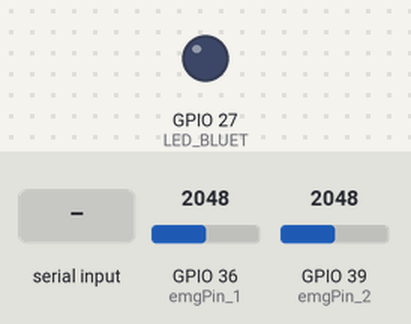
The program below on a simulated ESP32. On the bench: output pins drawn as LEDs (lit = HIGH). The inputs (shaded band) are chosen by the test bench; at power-on: GPIO 36 (emgPin_1) = 2048, GPIO 39 (emgPin_2) = 2048. Nothing arrives over Bluetooth unless stated; what the program prints to the serial monitor is not drawn.

Above: at 2.2 s.
2.3 s: "1" received over the second serial link
At 2.9 s:
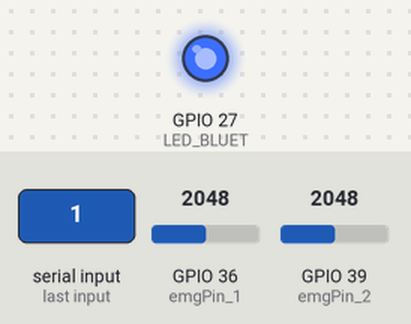
3.8 s: "0" received over the second serial link
At 5.2 s:
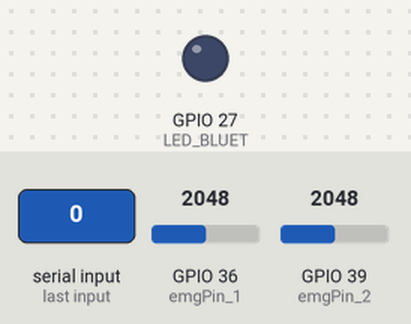
Timing chart, 0 to 6.8 s (numbered marks = the images above; inputs shaded):
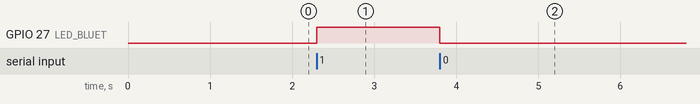

Measured:
- after the input at 2.3 s, GPIO 27 (LED_BLUET): LOW → HIGH at once
- after the input at 3.8 s, GPIO 27 (LED_BLUET): HIGH → LOW at once

The program:

main.cpp
```cpp
#include <Arduino.h>
#include "BluetoothSerial.h" //Header File for Serial Bluetooth, will be added by default into Arduino

BluetoothSerial ESP_BT; //Object for Bluetooth

// Declaración de los pines
const int emgPin_1 = 36; //GPIO number - Sensor 01
const int emgPin_2 = 39; //GPIO number - Sensor 02
const int LED_BLUET = 27; //GPIO number - Bluetooth


// Variables
int incoming_bt = 0;

// Sensor 01
int emgValue_1 = 0; // Captured signal
int output_1 = 0; //Filtered signal
int output_abs_1 = 0; //Positive filtered signal
int output_threshold_1 = 0; //Threshold signal
double output_ma_1 = 0; // Moving Average signal
int Threshold_1 = 0; //Threshold
int temp_output_1 = 0; //Temporal variable of the max value

// Sensor 02
int emgValue_2 = 0; // Captured signal
int output_2 = 0; //Filtered signal
int output_abs_2 = 0; //Positive filtered signal
int output_threshold_2 = 0; //Threshold signal
double output_ma_2 = 0; // Moving Average signal
int Threshold_2 = 0; //Threshold
int temp_output_2 = 0; //Temporal variable of the max value

// Otras variables
int count = 0; //Counter
static int tiempo_reposo = 8; //Time in seconds
bool state_threshold = false; //State of setting threshold

unsigned long timer = 0;
long loopTime = 1000; //Microseconds

// Valores para la media móvil
const unsigned short dim_ma = 500;

/* FILTROS */

// IIR notch filter 60Hz
static float ahf_60_numerator[1][3] = {{0.9876, -1.8365, 0.9876}};
static float ahf_60_denominator[1][3] = {{1 ,-1.8365, 0.9752}};

// IIR notch filter 120Hz
static float ahf_120_numerator[1][3] = {{0.9755, -1.4222, 0.9755}};
static float ahf_120_denominator[1][3] = {{1 ,-1.4222, 0.9510}};

// HighPass filter 20Hz
static float hp_numerator[1][3] = {{0.9150, -1.8299, 0.9150}};
static float hp_denominator[1][3] = {{1 ,-1.8227, 0.8372}};

// LowPass filter 500Hz
static float lp_numerator[1][3] = {{0.9978, 1.9956, 0.9978}};
static float lp_denominator[1][3] = {{1 ,1.9956, 0.9956}};

enum FILTER_TYPE {
    FILTER_TYPE_LOWPASS,
    FILTER_TYPE_HIGHPASS,
    FILTER_TYPE_NOTCH_60,
    FILTER_TYPE_NOTCH_120,
};

class FILTER_2nd {
  private:
    // second-order filter
    float states[2];
    float num[3];
    float den[3];

  public:
    void init(FILTER_TYPE ftype){
      states[0]=0;
      states[1]=0;

      if(ftype == FILTER_TYPE_LOWPASS){
        for (int i =0; i<3; i++){
        num[i] = lp_numerator[0][i];
        den[i] = lp_denominator[0][i];
        }
      }

      if(ftype == FILTER_TYPE_HIGHPASS){
        for (int i =0; i<3; i++){
        num[i] = hp_numerator[0][i];
        den[i] = hp_denominator[0][i];
        }
      }

      if(ftype == FILTER_TYPE_NOTCH_60){
        for (int i =0; i<3; i++){
        num[i] = ahf_60_numerator[0][i];
        den[i] = ahf_60_denominator[0][i];
        }
      }

      if(ftype == FILTER_TYPE_NOTCH_120){
        for (int i =0; i<3; i++){
        num[i] = ahf_120_numerator[0][i];
        den[i] = ahf_120_denominator[0][i];
        }
      }
    }


    float update(float input){
      float tmp = (input-den[1]*states[0]-den[2]*states[1])/den[0];
      float output = num[0]*tmp + num[1]*states[0]+num[2]*states[1];
      // save last states
      states[1] = states[0];
      states[0] = tmp;
      return output;
    }
};
FILTER_2nd AHF_60;
FILTER_2nd AHF_120;
FILTER_2nd LPF;
FILTER_2nd HPF;

class EMG_FILTER{
  private:
    bool notchFilter60Enabled;
    bool notchFilter120Enabled;
    bool lowpassFilterEnabled;
    bool highpassFilterEnabled;

  public:

    void init(bool enableNotch60Filter = true,
              bool enableNotch120Filter = true,
              bool enableHighpassFilter = true,
              bool enableLowpassFilter = true){
      notchFilter60Enabled = enableNotch60Filter;
      notchFilter120Enabled = enableNotch120Filter;
      highpassFilterEnabled = enableHighpassFilter;
      lowpassFilterEnabled = enableLowpassFilter;
      AHF_60.init(FILTER_TYPE_NOTCH_60);
      AHF_120.init(FILTER_TYPE_NOTCH_120);
      LPF.init(FILTER_TYPE_LOWPASS);
      HPF.init(FILTER_TYPE_HIGHPASS);
    }

    int update(int inputValue){
      int output = 0;
      if(notchFilter60Enabled){
        output = AHF_60.update(inputValue);
      }
      if(notchFilter120Enabled){
        output = AHF_120.update(output);
      }
      if (highpassFilterEnabled){
        output = HPF.update(output);
      }
      if(lowpassFilterEnabled){
        output = LPF.update(output);
      }

      return output;
    }
};


/* FUNCIÓN DE SINCRONIZACIÓN */
void timeSync(unsigned long deltaT){
  unsigned long currTime = micros();
  long timeToDelay = deltaT - (currTime - timer);
  if(timeToDelay > loopTime){
    delay(timeToDelay/1000);
    delayMicroseconds(timeToDelay % 1000);
  }
  else if (timeToDelay>0){
    delayMicroseconds(timeToDelay);
  }
  else{
    // timeToDelay es negativo, por lo que se empieza inmediatamente
  }
  timer = currTime + timeToDelay;
}

/* SIMPLE MOVING AVERAGE */

class simple_ma {
  private:
    // Simple media móvil
    const static unsigned short default_ma_length = 500;
    // Lenght of the filter
    unsigned short filter_length = dim_ma;
    // Vector with raw data
    double *data;
    double sum, average;
    int index;
    bool ma_complete;

  public:

    void init(){
      ma_complete = false;
      index = -1;
      sum = 0;
      average = 0;
      data = new double[filter_length];
      clear();
    }

    void clear(){
      for(unsigned short i = 0; i<filter_length; i++){
        data[i] = 0;
      }
    }

    void add(double x){
      index = (index + 1)&filter_length;
      sum -= data[index];
      data [index] = x;
      sum +=x;
      if(!ma_complete && (index == filter_length-1)){
        ma_complete = true;
      }
      if(ma_complete){
        average = sum/filter_length;
      } else{
        average = sum/(index+1);
      }
    }

    double getCurrentAverage(){
      return average;
    }

    double* getData(){
      return data;
    }

    unsigned short getFilterLength(){
      return filter_length;
    }
};

/* PROGRAMA PRINCIPAL*/

EMG_FILTER my_emg_filter_1;
//simple_ma my_ma_filter_1;

EMG_FILTER my_emg_filter_2;
//simple_ma my_ma_filter_2;

void setup() {
  // Comunicacion serial
  Serial.begin(115200);

  // Comunicacion bluetooth
  ESP_BT.begin("Wearable_armband"); //Name of your Bluetooth Signal
  pinMode (LED_BLUET, OUTPUT);//Specify that LED pin is output

  // Declaracion del filtro
  // Filtro sensor 01
  my_emg_filter_1.init(true,true,true,true);
  //my_ma_filter_1.init();
  // Filtro sensor 02
  my_emg_filter_2.init(true,true,true,true);
  //my_ma_filter_2.init();
  delay(1000);
}

void loop() {
  timeSync(loopTime);
  //Reading the signal emg - Sensor 01
  emgValue_1 = analogRead(emgPin_1);
  output_1 = my_emg_filter_1.update(emgValue_1);
  output_abs_1 = abs(output_1);

  //Reading the signal emg - Sensor 02
  emgValue_2 = analogRead(emgPin_2);
  output_2 = my_emg_filter_2.update(emgValue_2);
  output_abs_2 = abs(output_2);


  if(state_threshold){
    // Por cada inicio de conexión las señales
    // en los 3 primeros segundos no son tomados en cuenta
    if(count > 3000){
      // Sensor 01
      if(output_abs_1 > temp_output_1){
        temp_output_1 = output_abs_1;
      }
      // Sensor 02
      if(output_abs_2 > temp_output_2){
        temp_output_2 = output_abs_2;
      }
    }
    count ++;
    if(count > tiempo_reposo*1000){
      Threshold_1 = temp_output_1;
      Threshold_2 = temp_output_2;
      state_threshold = false;
    }
    output_threshold_1 = output_abs_1;
    output_threshold_2 = output_abs_2;
  }
  else{
    // Sensor 01
    if(output_abs_1<Threshold_1){
     output_threshold_1 = 0;
    }
    else
    {
      output_threshold_1 = output_abs_1;
    }
    // Sensor 02
    if(output_abs_2<Threshold_2){
     output_threshold_2 = 0;
    }
    else
    {
      output_threshold_2 = output_abs_2;
    }
  }
  //my_ma_filter.add(output_threshold);
  //output_ma = my_ma_filter.getCurrentAverage();
  Serial.print(output_threshold_1);
  Serial.print(';');
  Serial.println(output_threshold_2);

  if (ESP_BT.available()) //Check if we receive anything from Bluetooth
  {
    incoming_bt = ESP_BT.read(); //Read what we recevive
  }
  if (incoming_bt == 49)
  {
    digitalWrite(LED_BLUET, HIGH);
    ESP_BT.print(output_threshold_1);
    ESP_BT.print(';');
    ESP_BT.println(output_threshold_2);
  }

  if (incoming_bt == 48)
  {
    digitalWrite(LED_BLUET, LOW);
  }
}
```
